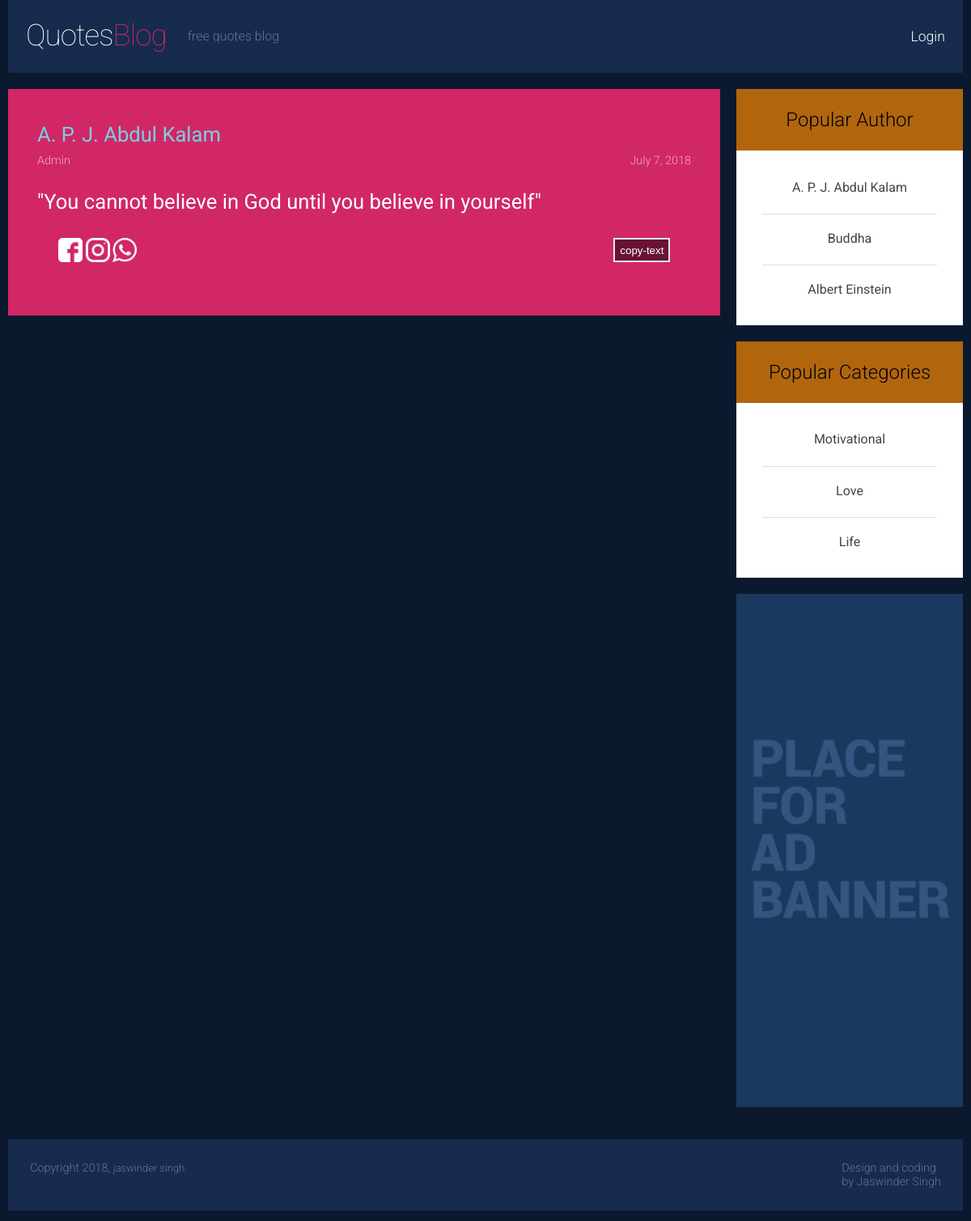
Screenshot of /quotes/search/?id=13 with the database file from the repository.
### quotes/models.py (models this page shows)
class quotes(models.Model):
	quotes = models.CharField(max_length=500)
	author = models.ForeignKey(author, on_delete=models.CASCADE)
	user = models.ForeignKey(settings.AUTH_USER_MODEL, on_delete=models.CASCADE,default=1)
	submitedon = models.DateField(default=datetime.date.today)
	category = models.ForeignKey(category, on_delete=models.CASCADE)
	shareFacebook = models.IntegerField(default=0)
	shareWhatsapp = models.IntegerField(default=0)
	shareInstagram = models.IntegerField(default=0)
	copyquotes = models.IntegerField(default=0)
	isapproved = models.BooleanField(default=False)
	isdeleted = models.BooleanField(default=False)

class author(models.Model):
	name = models.CharField(max_length=30)
	user = models.ForeignKey(settings.AUTH_USER_MODEL, on_delete=models.CASCADE,default=1)
	submitedon = models.DateField(default=datetime.date.today)
	isapproved = models.BooleanField(default=False)
	isdeleted = models.BooleanField(default=False)

class category(models.Model):
	name = models.CharField(max_length=30)
	submitedon = models.DateField(default=datetime.date.today)
	user = models.ForeignKey(settings.AUTH_USER_MODEL, on_delete=models.CASCADE,default=1)
	isapproved = models.BooleanField(default=False)
	isdeleted = models.BooleanField(default=False)

### quotes/views.py (the view)
# urls.py: path('search/', views.searchquotes, name='searchquotes'),
def searchquotes(request):
	if request.GET:
		try:
			quote = quotes.objects.get(id=request.GET["id"])
			context = {"quote":quote}
			return render(request,"searchquotes.html",context)
		except Exception as e:
			return render(request,"error.html",{"id":request.GET["id"]})
	else:
		return HttpResponseRedirect("/")

### quotes/context_processors.py (called while the page is built)
def categories(request):
	return {
		'categories': category.objects.all()[:3],
		'authors': author.objects.all()[:3]
	}

### quotes/templates/searchquotes.html (shortened to what this page needs)
{% extends 'base.html' %}
{% block pagecontent %}
<section id="home-section" class="line">
   <div class="margin">
      <div class="s-12 l-9">
         {% if quote %}
         <article class="post-4 line" >
            <div class="s-12 l-12 post-text">
               <a href="/author/{{ quote.author.name }}" >
                  <h3 style="color: #77d1e0;">{{ quote.author.name }}</h3>
               </a>
               <p style="float: right;">{{ quote.submitedon }}</p>
               {% if quote.user.is_staff %}
                     <p>Admin</p>
                  {% else %}
                     <p>{{ quote.user.username }}</p>
                  {%endif%}
               <br>
               <h3 id="quotes_{{quote.id}}" style="text-align: justify;color: white;">"{{ quote.quotes}}"</h3>
               <div class="social">
                  <a onclick="updatedata('shareFacebook_{{quote.id}}')">
                     <img style="height: 30px;width: 30px;cursor: pointer;" src="/static/img/icon/facebook-logo.png" />
                  </a>
                  <a onclick="updatedata('shareInstagram_{{quote.id}}')">
                     <img style="height: 30px;width: 30px;cursor: pointer;" src="/static/img/icon/instagram.png" />
                  </a>
                  <a onclick="updatedata('shareWhatsapp_{{quote.id}}')">
                     <img  style="height: 30px;width: 30px;cursor: pointer;" src="/static/img/icon/whatsapp-logo.png" />
                  </a>
                  <button id="copyquotes_{{quote.id}}" onclick="updatedata('copyquotes_{{quote.id}}')" class="right" style="background:rgba(0,0,0,0.5);color: white;border: 2px solid #e7e7e7;height: 30px;cursor: copy;">copy-text</button>
               </div>
            </div>
               </article>
            {% endif %}
         </div>
{% endblock %}

### quotes/templates/base.html (shortened to what this page needs)
{% load static %}
<!DOCTYPE html>
<html lang="en-US">
   <head>
      <link rel="stylesheet" href='{%static "css/components.css" %}'>
      <link rel="stylesheet" href='{% static "css/responsee.css" %}'>
      <link rel="stylesheet" href='{%static "css/template-style.css"%}'>
   </head>
   <body class="size-1140">
      <header class="margin-bottom">
         <div class="line">
            <nav>
               <div class="top-nav">
                  <a class="logo" href="{% url 'index' %}">
                  Quotes<span>Blog</span>
                  </a>
                  <h1>free quotes blog</h1>
                  <ul class="top-ul right">
                   {% if user.is_authenticated %}
                     <li>
                        <a>Welcome: {{user.username}}</a>
                     </li>
                     <li>
                        <a href="/user/profile/">Dashboard</a>
                     </li>
                     <li>
                        <a href="/accounts/logout/?next=/">Logout</a>
                     </li>
                   {% else %}
                     <li>
                        <a href="/accounts/login/">Login</a>
                     </li>
                   {%endif%}
                  </ul>
               </div>
            </nav>
         </div>
      </header>
      {% block pagecontent %}
      {% endblock %}
         <div class="s-12 l-3" >
            <article class="post-3 line" style="padding: 1em 1em 1em;font-size: x-large;color: black;" >
               <center>Popular Author</center>
            </article>
            <aside>
               <div class="aside-block margin-bottom">
                     <center>
                        {% for author in authors %}
                        <a class="latest-posts" href="/quotes/author/{{author.name}}">
                        <h5>{{author.name}}</h5>
                        </a>
                        {% endfor %}
                     </center>
               </div>
            </aside>
            <article class="post-3 line" style="padding: 1em 1em 1em;font-size: x-large;color: black;" >
               <center>Popular Categories</center>
            </article>
            <aside>
               <div class="aside-block margin-bottom">
                     <center>
                        {% for category in categories %}
                        <a class="latest-posts" href="/quotes/category/{{category.name}}">
                        <h5>{{category.name}}</h5>
                        </a>
                        {% endfor %}
                     </center>
                  </div>
                  <div class="advertising margin-bottom">
                     <img src="/static/img/banner.jpg" alt="ad banner">
                  </div>
            </aside>
         </div>
      </div>
   </section>
      <div class="line">
         <footer>
            <div class="s-12 l-8">
               <p>
                  Copyright 2018, <a href="http://jaswinder.info/">jaswinder singh</a><br>
               </p>
            </div>
            <div class="s-12 l-4">
               <a class="right" href="http://jaswinder.info/" title="">Design and coding<br>
               by Jaswinder Singh
               </a>
            </div>
         </footer>
      </div>
   </body>
</html>

### static/css/responsee.css (style rules this page uses)
* { -webkit-box-sizing:border-box; -moz-box-sizing:border-box; box-sizing:border-box; margin:0; }
body { background:none repeat scroll 0 0 #d3d3d3; font-size:100%; margin:0; font-family:"Open Sans",Arial,sans-serif; color:#444; }
h1, h2, h3, h4, h5, h6 { color:#444; font-weight: normal; margin:0.2em 0 0.2em 0; }
h1 { font-size:2.4em; }
h3 { font-size:1.6em; }
h5 { font-size:1em; }
a, a:link, a:visited, a:hover, a:active { text-decoration:none; color:#444; }
img { border:0; height:auto; width:100%; }
.size-1140 .line { margin:0 auto; max-width:90.25em; padding:0 0.625em; }
nav { display:block; width:100%; background:#262626; }
.line:after,nav:after,.center:after,.box:after { clear:both; content:"."; display:block; height:0; line-height:0; visibility:hidden; }
.top-nav ul { padding:0; }
.top-nav li { float:left; list-style:none outside none; cursor:pointer; }
.top-nav li a { padding:1.25em; display:block; color:#fff; }
.aside-nav li li a, .aside-nav li li.active-item a, .aside-nav li li.aside-sub-submenu li a, .aside-nav > ul > li > a, .aside-nav > ul > li.active-item > a:link, .aside-nav > ul > li.active-item > a:visited, .aside-nav li > ul, .top-nav .active-item a, .top-nav li a, .aside-nav li a, .top-nav li ul li a, .top-nav li a,.top-nav li a, .top-nav li ul li a, .top-nav li ul li ul li a { transition:background 0.20s linear 0s; -o-transition:background 0.20s linear 0s; -ms-transition:background 0.20s linear 0s; -moz-transition:background 0.20s linear 0s; -webkit-transition:background 0.20s linear 0s; }
.margin { margin:0 -0.625em; }
.line { clear:left; }
.line .line { padding:0; }
.margin-bottom { margin-bottom:1.25em; }
.s-1, .s-2,.s-five,.s-3, .s-4, .s-5, .s-6, .s-7, .s-8, .s-9, .s-10, .s-11, .s-12, .l-1, .l-2, .l-five, .l-3, .l-4, .l-5, .l-6, .l-7, .l-8, .l-9, .l-10, .l-11, .l-12 { float:left; position:relative; }
.s-12 { width:100%; }
.margin > .s-1,.margin > .s-2,.margin > .s-five,.margin > .s-3,.margin > .s-4,.margin > .s-5,.margin > .s-6,.margin > .s-7,.margin > .s-8,.margin > .s-9,.margin > .s-10,.margin > .s-11,.margin > .s-12, .margin > .l-1,.margin > .l-2,.margin > .l-five,.margin > .l-3,.margin > .l-4,.margin > .l-5,.margin > .l-6,.margin > .l-7,.margin > .l-8,.margin > .l-9,.margin > .l-10,.margin > .l-11,.margin > .l-12 { padding:0 0.625em; }
.margin > .s-12 { width:100%; }
.l-3 { width:25%; }
.l-4 { width:33.3333%; }
.l-8 { width:66.6666%; }
.l-9 { width:75%; }
.l-12 { clear:left;width:100%; }
.margin > .l-3 { width:25%; }
.margin > .l-9 { width:75%; }
.right { float:right; }

### static/css/template-style.css (style rules this page uses)
body { background: none repeat scroll 0 0 #0b192f; color: #fff; font-family: roboto; font-weight: 300; }
nav { background: none repeat scroll 0 0 #162b4d; position: relative; }
a.logo { color: #fff; display: inline-block; font-size: 2.3em; font-weight: 100; letter-spacing: -1px; padding: 0.6em; }
a.logo span { color: #d12767; }
header h1 { color: #637693; display: inline; font-size: 1em; font-weight: 300; margin: 0; position: relative; top: -0.35em; }
.top-nav li a { font-size: 1.1em; padding: 2em 1.25em; }
.social { padding: 1.6em; }
section p { line-height: 1.6em; }
#home-section .post-text { color: #fff; padding: 2.25em; }
#home-section .post-text p { font-size: 0.9em; opacity: 0.6; }
.post-3 { background: none repeat scroll 0 0 #b1660e; }
.post-4 { background: none repeat scroll 0 0 #d12767; }
.aside-block { background: none repeat scroll 0 0 #fff; margin-bottom: 1.25em; padding: 2em; }
aside img { display: block; margin: 0; }
.advertising { background: none repeat scroll 0 0 #fff; }
footer { background: none repeat scroll 0 0 #162b4d; display: inline-block; margin-bottom: 0; margin-top: 1.25em; padding: 1.7em; position: relative; width: 100%; }
footer p, footer a, footer a:link, footer a:active, footer a:visited { color: #637693; font-size: 0.9em; }
a.latest-posts { border-bottom: 1px solid #e0e0e0; display: block; margin-bottom: 1.25em; padding-bottom: 1.25em; }
a.latest-posts:last-child { border: 0 none; margin: 0; padding: 0; }

### rows the page displays
quotes: author.name "A. P. J. Abdul Kalam", submitedon "July 7, 2018", quotes "You cannot believe in God until you believe in yourself"
author: name "A. P. J. Abdul Kalam"
author: name "Buddha"
author: name "Albert Einstein"
category: name "Motivational"
category: name "Love"
category: name "Life"
